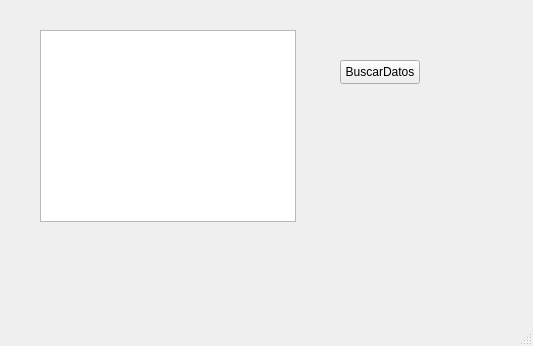
<?xml version="1.0" encoding="UTF-8"?>
<ui version="4.0">
 <class>MainWindow</class>
 <widget class="QMainWindow" name="MainWindow">
  <property name="geometry">
   <rect>
    <x>0</x>
    <y>0</y>
    <width>533</width>
    <height>346</height>
   </rect>
  </property>
  <property name="windowTitle">
   <string>MainWindow</string>
  </property>
  <widget class="QWidget" name="centralwidget">
   <widget class="QPushButton" name="BuscarDatos">
    <property name="geometry">
     <rect>
      <x>340</x>
      <y>60</y>
      <width>80</width>
      <height>24</height>
     </rect>
    </property>
    <property name="text">
     <string>BuscarDatos</string>
    </property>
   </widget>
   <widget class="QTextBrowser" name="textBrowser">
    <property name="geometry">
     <rect>
      <x>40</x>
      <y>30</y>
      <width>256</width>
      <height>192</height>
     </rect>
    </property>
   </widget>
  </widget>
  <widget class="QMenuBar" name="menubar">
   <property name="geometry">
    <rect>
     <x>0</x>
     <y>0</y>
     <width>533</width>
     <height>21</height>
    </rect>
   </property>
  </widget>
  <widget class="QStatusBar" name="statusbar"/>
 </widget>
 <resources/>
 <connections/>
</ui>
